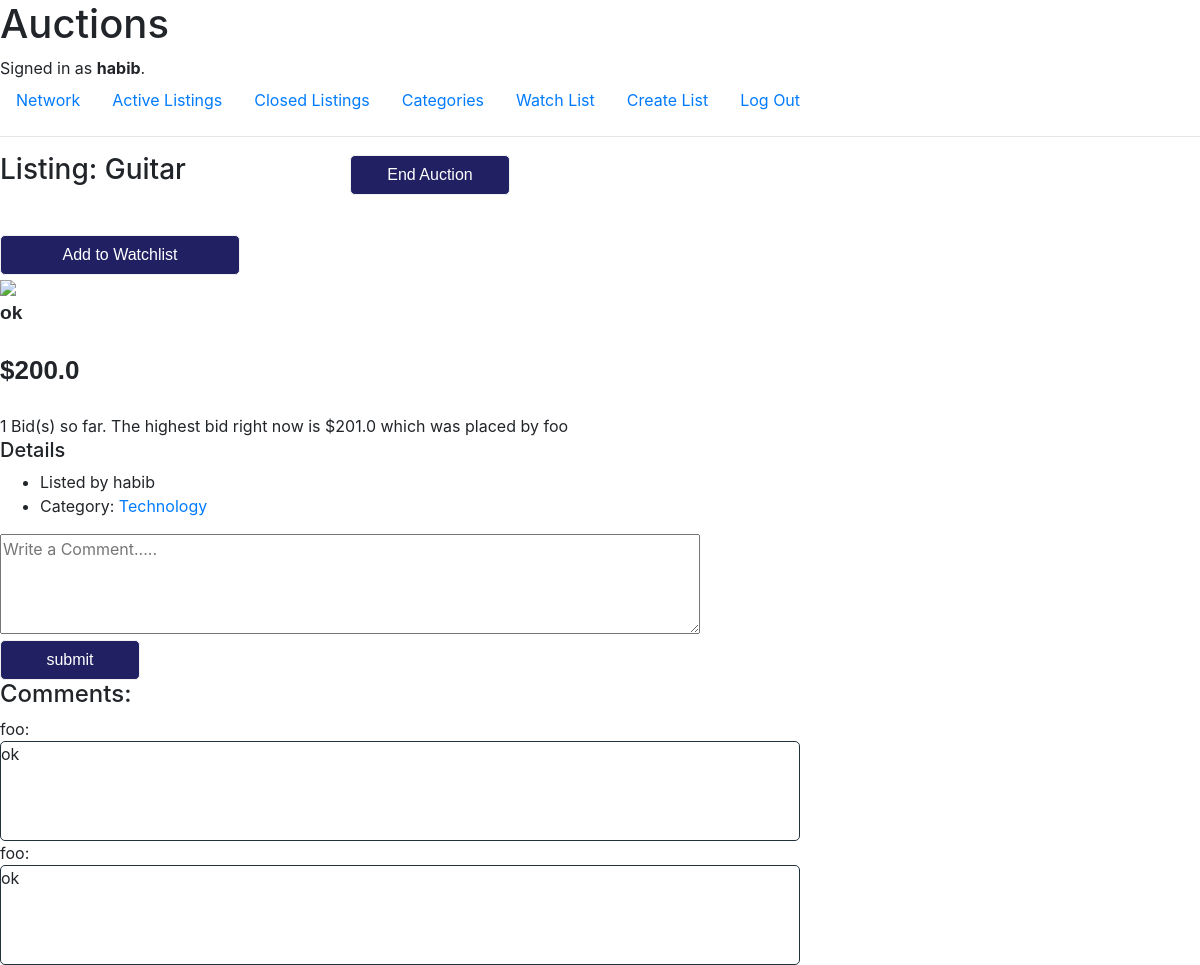
The page /listings/1 (signed in) on the database its author committed.
### network/models.py (models this page shows, shortened)
class User(AbstractUser):
    pass

class Listing(models.Model):
    title = models.CharField(max_length=64)
    category = models.ForeignKey(Category, on_delete=models.CASCADE)
    description = models.CharField(max_length=164)
    image = models.CharField(max_length=900)
    user = models.ForeignKey(User, on_delete=models.CASCADE)
    price = models.FloatField()
    running = models.BooleanField(default=True)

class Bid(models.Model):
    listing = models.ForeignKey(Listing, on_delete=models.CASCADE)
    bid = models.FloatField()
    user = models.ForeignKey(User, on_delete=models.CASCADE)

class Category(models.Model):
    name = models.CharField(max_length=64)

class Comment(models.Model):
    user = models.ForeignKey(User, on_delete=models.CASCADE)
    comment = models.CharField(max_length=164)
    listing = models.ForeignKey(Listing, on_delete=models.CASCADE, default="")

### network/views.py (the view)
# urls.py: path("listings/<int:name>", views.item, name='item'),
def item(request,name):
    if request.user.is_active:
        current_user = request.user
        user = User.objects.get(username=current_user)
        listing = Listing.objects.get(pk=name)
        highest, person = max_biduser(listing)
        ended = not listing.running
        listing.user = listing.user
        if listing.user==user: owner=True
        else: owner=False
        watchList = Watchlist.objects.filter(user=user, listing=listing)
        count = watchList.count()
        if count==0: already=False
        else: already=True
        all_comments = Comment.objects.filter(listing__exact=listing)
        return render(request, "network/item.html",{
            'listing':listing,
            'count': count_bids(listing),
            'comments': all_comments,
            'owner': owner,
            'ended': ended,
            'highest': highest,
            'person': person,
            'already': int(already)
        })
    else:
        return HttpResponseRedirect(reverse("login"))

### network/views.py (called while the page is built)
def count_bids(listing):
    bids = Bid.objects.filter(listing__exact = listing)
    if bids: return bids.count()
    else: return 0

def max_biduser(listing):
    all_bids = []
    bids = Bid.objects.filter(listing__exact = listing)
    for any_bid in bids:
        all_bids.append(any_bid.bid)
    if all_bids:
        highest = max(all_bids)
        person = Bid.objects.get(bid=highest, listing=listing)
        return highest, person
    else: return listing.price, listing.user

### network/templates/network/item.html (shortened to what this page needs)
{% extends "network/auctionsLayout.html" %}
{% block body %}
<link rel="stylesheet" href="https://maxcdn.bootstrapcdn.com/bootstrap/4.0.0/css/bootstrap.min.css">
<h3>Listing: {{listing.title}}</h3>
<form id='endAuction' onsubmit="endAuction();">
{% if owner %}
    {% if not ended %}
    <button id='end' type="submit"> End Auction </button>
    {% endif %}
{% endif %}
</form>
    <form id="addWatchlist" onsubmit="addWatchlist();" method="POST">
        {% if already %}
            <button id="watchButton" class='watch' type="submit">Remove from Watchlist</button>
        {% else %}
            <button id="watchButton" class='watch' type="submit">Add to Watchlist</button>
        {% endif %}
    </form>
<img src = {{listing.image}}>
<br>
<div id = 'info'>{{listing.description}}</div>
<br>
<div id='price'>${{listing.price}}</div>
<br>
{% if user.is_authenticated and not ended %}
    {% if owner %}
        {% if person.user.username %}
            {{count}} Bid(s) so far. The highest bid right now is ${{highest}} which was placed by {{person.user.username}}
        {% else %}
            {{count}} Bid(s) so far.
        {% endif %}
    {% endif %}
{% endif %}
<h5>Details</h5>
<ul>
    <li> Listed by {{listing.user}}</li>
    <li> Category:<a href="/viewbycategory/{{listing.category.name}}"> {{listing.category.name}} </a></li>
</ul>
{% if not user.is_authenticated  %}
    <div class="alert alert-danger" role="alert">
        You must be signed in to place a comment.
    </div>
{% else %}
<form id="commentForm" onsubmit="addComment();" method="post">
    <textarea id="myComment" name='comment' placeholder="Write a Comment....."></textarea>
    <br>
    <button type="submit">submit</button>
</form>
{% endif %}
<h4>Comments:</h4>
<div id="allComments">
    {% for comment in comments %}
    {{comment.user.username}}:
    <div class="box">
    {{comment.comment}}
    </div>
    {% endfor %}
</div>
{% endblock %}

### network/templates/network/auctionsLayout.html (shortened to what this page needs)
{% load static %}
<!DOCTYPE html>
<html lang="en">
    <head>
        <link rel="stylesheet" href="https://stackpath.bootstrapcdn.com/bootstrap/4.4.1/css/bootstrap.min.css">
    </head>
    <body>
        <h1>Auctions</h1>
        <div>
            {% if user.is_authenticated %}
                Signed in as <strong>{{ user.username }}</strong>.
            {% else %}
                Not signed in.
            {% endif %}
        </div>
        <ul class="nav">
            <li class="nav-item">
                <a class="nav-link" href="{% url 'index' %}">Network</a>
            </li>
            <li class="nav-item">
                <a class="nav-link" href="{% url 'auctions' %}">Active Listings</a>
            </li>
            <li class="nav-item">
                <a class="nav-link" href="{% url 'closed' %}">Closed Listings</a>
            </li>
            <li class="nav-item">
                <a class="nav-link" href="{% url 'categories' %}">Categories</a>
            </li>
            <li class="nav-item">
                <a class="nav-link" href="{% url 'watch' %}">Watch List</a>
            </li>
            {% if user.is_authenticated %}
            <li class="nav-item">
                <a class="nav-link" href="{% url 'createlisting' %}">Create List</a>
            </li>
            {% else %}
            <li class="nav-item">
                <a class="nav-link" href="{% url 'login' %}">Create List</a>
            </li>
            {% endif %}
            {% if user.is_authenticated %}
                <li class="nav-item">
                    <a class="nav-link" href="{% url 'logout' %}">Log Out</a>
                </li>
            {% endif %}
        </ul>
        <hr>
        {% block body %}
        {% endblock %}
    </body>
</html>

### network/templates/network/item.html (style rules this page uses)
img { height: 250px; }
#info { font-family: sans-serif; font-weight: bold; font-size: larger; }
#price { font-weight: bold; font-size: 26px; font-family: sans-serif; }
textarea { width: 700px; height: 100px; }
button { background-color: rgb(32, 32, 99); color: white; height: 40px; width: 140px; text-align: center; border:1px solid #F2F2F2; border-radius: 5px; font-family: Arial; }
.box { width: 800px; border: 1px solid rgb(34, 50, 61); height: 100px; position: relative; border-radius: 5px; }
#end { width: 160px; position: relative; left: 350px; bottom: 40px; }
.watch { width: 240px; }

### rows shown on the page
User: username "habib"
Listing: title "Guitar", description "ok", price "200.0", user "habib", category.name "Technology"
Bid: bid "201.0", user.username "foo"
Comment: user.username "foo", comment "ok"
Comment: user.username "foo", comment "ok"

### other values the page prints
{{ count }} "1"
